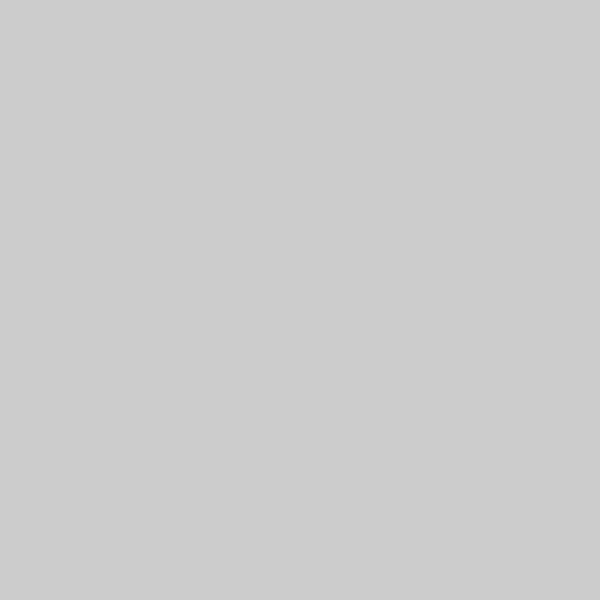
Frame 1 (no input)
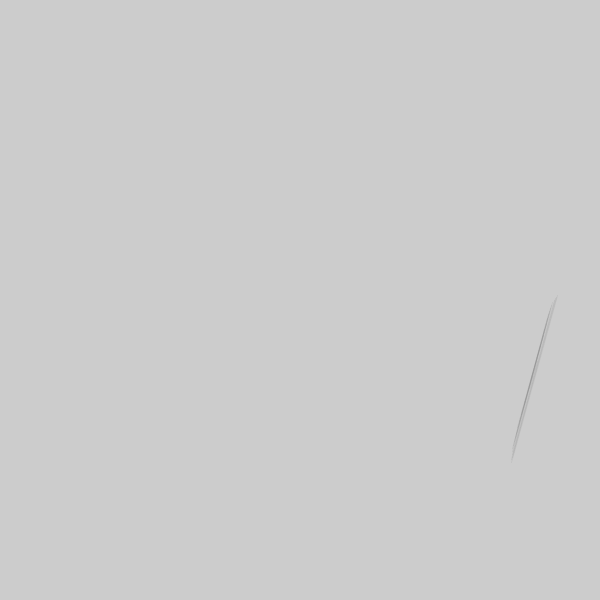
Frame 60 (the mouse pressed at the canvas centre just before this capture)
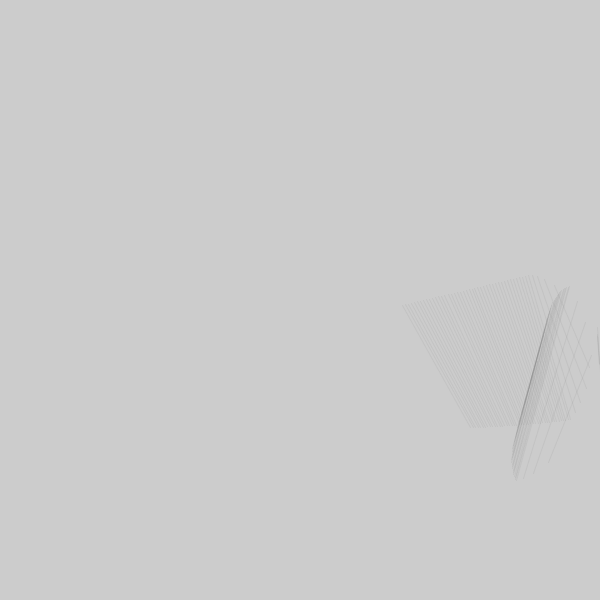
Frame 120 (the mouse held since frame 60 and released just before this capture)

The Processing sketch that drew these frames (run headless with seeded random() and noise(); from frame 60 on, the mouse is pressed at the canvas centre):

// Processing sketch: intersect_04_3circles
// ── intersect_04_3circles.pde
circle A, B, C;

void setup() {
  size(600, 600);

  A = new circle( 300, 300, 150 ); 
  B = new circle( 300, 300, 80 );
  C = new circle( 300, 300, 120 );
}

void draw() {
  //background(200);

  A.move();
  B.move();
  C.move();

  //A.display();
  //B.display();

  intersect( A, B );
  intersect( A, C );
  intersect( B, C );
}


void intersect( circle cA, circle cB ) { 

  float dx = cA.loc.x - cB.loc.x; 
  float dy = cA.loc.y - cB.loc.y; 
  float d2 = dx*dx + dy*dy; 
  float d = sqrt( d2 ); 

  if ( d>cA.r+cB.r || d<abs(cA.r-cB.r) ) return; // no solution 

    float a = (cA.r2 - cB.r2 + d2) / (2*d); 
  float h = sqrt( cA.r2 - a*a ); 
  float x2 = cA.loc.x + a*(cB.loc.x - cA.loc.x)/d; 
  float y2 = cA.loc.y + a*(cB.loc.y - cA.loc.y)/d; 

  noStroke(); 
  fill(0); 
  //rect( x2, y2, 5, 5 ); 

  float paX = x2 + h*(cB.loc.y - cA.loc.y)/d; 
  float paY = y2 - h*(cB.loc.x - cA.loc.x)/d; 
  float pbX = x2 - h*(cB.loc.y - cA.loc.y)/d; 
  float pbY = y2 + h*(cB.loc.x - cA.loc.x)/d; 

  //ellipse( paX, paY, 10, 10 ); 
  //ellipse( pbX, pbY, 10, 10 );
  
  stroke(128, 32);
  line(paX, paY, pbX, pbY);
} 


// ── circle.pde
class circle { 
  
  PVector loc; // dove
  PVector vel; // velocita
  
  float x, y, r, r2; 
  color c;
 
  circle( float px, float py, float pr ) { 
    loc = new PVector(px, py);
    vel = new PVector(random(3), random(3));
    r = pr; 
    r2 = r*r; 
    
    c = color(128,64);
  }
  
  
  void display(){
    fill(c);
    noStroke();
    ellipse(loc.x, loc.y,r*2, r*2);
  }
  
  void move(){
     loc.add(vel);
     
     // non uscire
    if ((loc.x + r > width) || (loc.x < r)) {
      vel.x = vel.x * -1;
    }
    if ((loc.y + r > height) || (loc.y < r)) {
      vel.y = vel.y * -1;
    }
  }
 
  
} 
